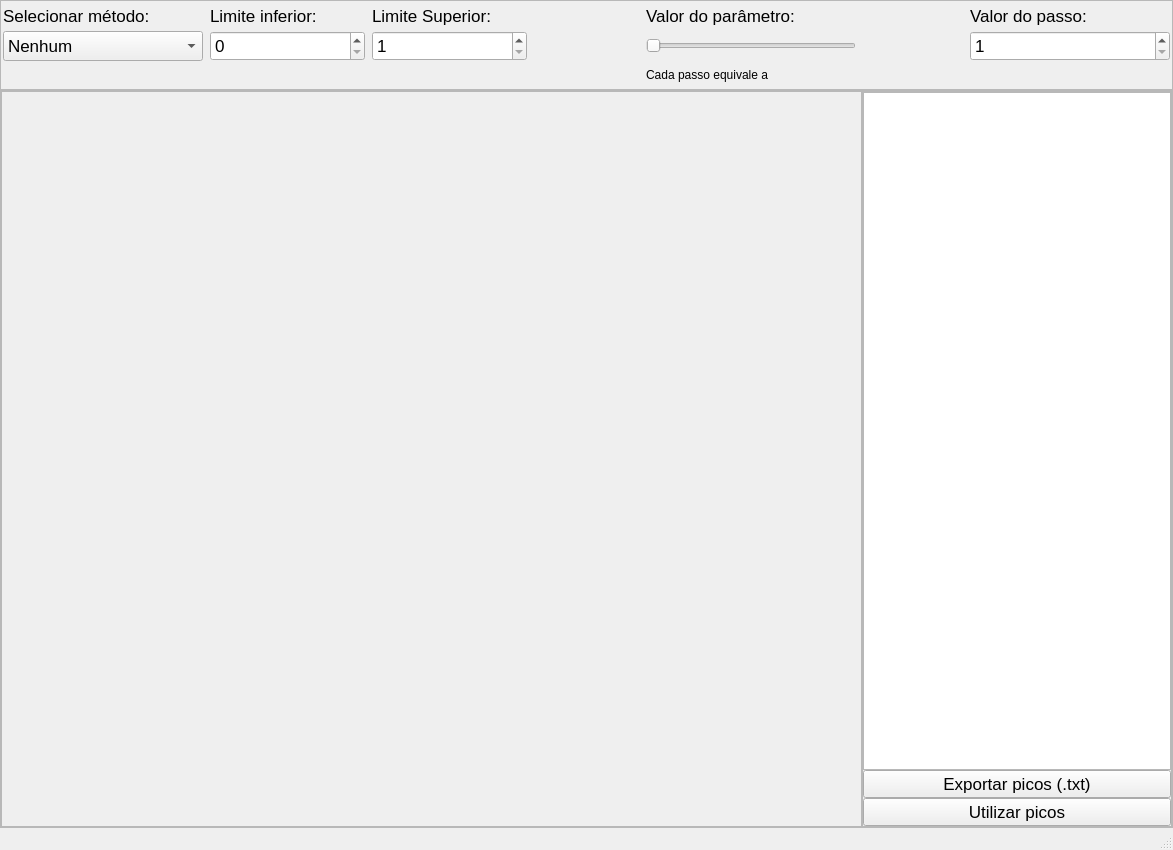
<?xml version="1.0" encoding="UTF-8"?>
<ui version="4.0">
 <class>MainWindow_detectorPicosSemRuido</class>
 <widget class="QMainWindow" name="MainWindow_detectorPicosSemRuido">
  <property name="geometry">
   <rect>
    <x>0</x>
    <y>0</y>
    <width>1173</width>
    <height>850</height>
   </rect>
  </property>
  <property name="minimumSize">
   <size>
    <width>1016</width>
    <height>850</height>
   </size>
  </property>
  <property name="windowTitle">
   <string>Detector de picos em padrão sem ruído</string>
  </property>
  <widget class="QWidget" name="centralwidget">
   <layout class="QGridLayout" name="gridLayout_2">
    <property name="leftMargin">
     <number>0</number>
    </property>
    <property name="topMargin">
     <number>0</number>
    </property>
    <property name="rightMargin">
     <number>0</number>
    </property>
    <property name="bottomMargin">
     <number>0</number>
    </property>
    <property name="spacing">
     <number>0</number>
    </property>
    <item row="0" column="0">
     <layout class="QGridLayout" name="gridLayout_centralSR">
      <property name="spacing">
       <number>0</number>
      </property>
      <item row="1" column="0">
       <widget class="QFrame" name="frame_containerGraficoTabelaSR">
        <property name="frameShape">
         <enum>QFrame::StyledPanel</enum>
        </property>
        <property name="frameShadow">
         <enum>QFrame::Raised</enum>
        </property>
        <layout class="QGridLayout" name="gridLayout_4">
         <property name="leftMargin">
          <number>0</number>
         </property>
         <property name="topMargin">
          <number>0</number>
         </property>
         <property name="rightMargin">
          <number>0</number>
         </property>
         <property name="bottomMargin">
          <number>0</number>
         </property>
         <property name="spacing">
          <number>0</number>
         </property>
         <item row="0" column="0">
          <layout class="QGridLayout" name="gridLayout_graficoTabelaSR">
           <property name="horizontalSpacing">
            <number>0</number>
           </property>
           <item row="0" column="1">
            <widget class="QFrame" name="frame_containerTabelaSR">
             <property name="minimumSize">
              <size>
               <width>310</width>
               <height>0</height>
              </size>
             </property>
             <property name="maximumSize">
              <size>
               <width>310</width>
               <height>16777215</height>
              </size>
             </property>
             <property name="frameShape">
              <enum>QFrame::StyledPanel</enum>
             </property>
             <property name="frameShadow">
              <enum>QFrame::Raised</enum>
             </property>
             <layout class="QVBoxLayout" name="verticalLayout_2">
              <property name="spacing">
               <number>0</number>
              </property>
              <property name="leftMargin">
               <number>0</number>
              </property>
              <property name="topMargin">
               <number>0</number>
              </property>
              <property name="rightMargin">
               <number>0</number>
              </property>
              <property name="bottomMargin">
               <number>0</number>
              </property>
              <item>
               <layout class="QVBoxLayout" name="verticalLayout_TabelaSR">
                <property name="spacing">
                 <number>0</number>
                </property>
                <item>
                 <widget class="QTableView" name="tableViewAnguloIntensidade">
                  <property name="toolTip">
                   <string>Clique com o botão direito em algum ângulo para deletá-lo</string>
                  </property>
                 </widget>
                </item>
                <item>
                 <widget class="QPushButton" name="pushButtonExportarPicos">
                  <property name="font">
                   <font>
                    <pointsize>13</pointsize>
                   </font>
                  </property>
                  <property name="text">
                   <string>Exportar picos (.txt)</string>
                  </property>
                 </widget>
                </item>
                <item>
                 <widget class="QPushButton" name="pushButtonUtilizarPicos">
                  <property name="font">
                   <font>
                    <pointsize>13</pointsize>
                   </font>
                  </property>
                  <property name="text">
                   <string>Utilizar picos</string>
                  </property>
                 </widget>
                </item>
               </layout>
              </item>
             </layout>
            </widget>
           </item>
           <item row="0" column="0">
            <widget class="QFrame" name="frame_containerGraficoSR">
             <property name="toolTip">
              <string>Clique com o botão direito no gráfico em algum ângulo que deseja adicionar como pico</string>
             </property>
             <property name="frameShape">
              <enum>QFrame::StyledPanel</enum>
             </property>
             <property name="frameShadow">
              <enum>QFrame::Raised</enum>
             </property>
             <layout class="QGridLayout" name="gridLayout_6">
              <property name="leftMargin">
               <number>0</number>
              </property>
              <property name="topMargin">
               <number>0</number>
              </property>
              <property name="rightMargin">
               <number>0</number>
              </property>
              <property name="bottomMargin">
               <number>0</number>
              </property>
              <property name="spacing">
               <number>0</number>
              </property>
              <item row="0" column="0">
               <layout class="QGridLayout" name="gridLayout_GraficoSR">
                <property name="spacing">
                 <number>0</number>
                </property>
               </layout>
              </item>
             </layout>
            </widget>
           </item>
          </layout>
         </item>
        </layout>
       </widget>
      </item>
      <item row="0" column="0">
       <widget class="QFrame" name="frame_containerParametrosSR">
        <property name="minimumSize">
         <size>
          <width>0</width>
          <height>90</height>
         </size>
        </property>
        <property name="maximumSize">
         <size>
          <width>16777215</width>
          <height>90</height>
         </size>
        </property>
        <property name="frameShape">
         <enum>QFrame::StyledPanel</enum>
        </property>
        <property name="frameShadow">
         <enum>QFrame::Raised</enum>
        </property>
        <layout class="QHBoxLayout" name="horizontalLayout_2">
         <property name="spacing">
          <number>0</number>
         </property>
         <property name="leftMargin">
          <number>0</number>
         </property>
         <property name="topMargin">
          <number>0</number>
         </property>
         <property name="rightMargin">
          <number>0</number>
         </property>
         <property name="bottomMargin">
          <number>0</number>
         </property>
         <item>
          <layout class="QGridLayout" name="gridLayout">
           <property name="horizontalSpacing">
            <number>7</number>
           </property>
           <property name="verticalSpacing">
            <number>0</number>
           </property>
           <item row="0" column="6">
            <widget class="QLabel" name="label_ValorDoParametro">
             <property name="minimumSize">
              <size>
               <width>0</width>
               <height>30</height>
              </size>
             </property>
             <property name="maximumSize">
              <size>
               <width>16777215</width>
               <height>30</height>
              </size>
             </property>
             <property name="font">
              <font>
               <pointsize>13</pointsize>
              </font>
             </property>
             <property name="toolTip">
              <string>Slider para variar o valor do parâmetro do método de detecção utilizado</string>
             </property>
             <property name="text">
              <string>Valor do parâmetro:</string>
             </property>
            </widget>
           </item>
           <item row="3" column="6">
            <widget class="QLabel" name="label_valorPasso">
             <property name="minimumSize">
              <size>
               <width>0</width>
               <height>30</height>
              </size>
             </property>
             <property name="maximumSize">
              <size>
               <width>16777215</width>
               <height>30</height>
              </size>
             </property>
             <property name="text">
              <string>Cada passo equivale a</string>
             </property>
            </widget>
           </item>
           <item row="2" column="6">
            <widget class="QSlider" name="horizontalSliderParametroDeteccao">
             <property name="minimumSize">
              <size>
               <width>210</width>
               <height>30</height>
              </size>
             </property>
             <property name="maximumSize">
              <size>
               <width>210</width>
               <height>30</height>
              </size>
             </property>
             <property name="toolTip">
              <string/>
             </property>
             <property name="orientation">
              <enum>Qt::Horizontal</enum>
             </property>
            </widget>
           </item>
           <item row="2" column="2">
            <widget class="QComboBox" name="comboBoxMetodos">
             <property name="minimumSize">
              <size>
               <width>200</width>
               <height>30</height>
              </size>
             </property>
             <property name="maximumSize">
              <size>
               <width>200</width>
               <height>30</height>
              </size>
             </property>
             <property name="font">
              <font>
               <pointsize>13</pointsize>
              </font>
             </property>
             <property name="toolTip">
              <string/>
             </property>
             <item>
              <property name="text">
               <string>Nenhum</string>
              </property>
             </item>
             <item>
              <property name="text">
               <string>Peak-detect</string>
              </property>
             </item>
             <item>
              <property name="text">
               <string>Topology</string>
              </property>
             </item>
            </widget>
           </item>
           <item row="2" column="7">
            <widget class="QLabel" name="labelLimiteSuperior">
             <property name="minimumSize">
              <size>
               <width>100</width>
               <height>30</height>
              </size>
             </property>
             <property name="maximumSize">
              <size>
               <width>100</width>
               <height>30</height>
              </size>
             </property>
             <property name="text">
              <string/>
             </property>
             <property name="alignment">
              <set>Qt::AlignCenter</set>
             </property>
            </widget>
           </item>
           <item row="0" column="3">
            <widget class="QLabel" name="label_LimiteInferior">
             <property name="minimumSize">
              <size>
               <width>155</width>
               <height>30</height>
              </size>
             </property>
             <property name="maximumSize">
              <size>
               <width>155</width>
               <height>30</height>
              </size>
             </property>
             <property name="font">
              <font>
               <pointsize>13</pointsize>
              </font>
             </property>
             <property name="toolTip">
              <string>O menor valor que o parâmetro do método de detecção utilizado pode atingir</string>
             </property>
             <property name="text">
              <string>Limite inferior:</string>
             </property>
            </widget>
           </item>
           <item row="0" column="2">
            <widget class="QLabel" name="labelSelecionarMetodo">
             <property name="minimumSize">
              <size>
               <width>200</width>
               <height>30</height>
              </size>
             </property>
             <property name="maximumSize">
              <size>
               <width>200</width>
               <height>30</height>
              </size>
             </property>
             <property name="font">
              <font>
               <pointsize>13</pointsize>
              </font>
             </property>
             <property name="toolTip">
              <string>A explicação do funcionamento dos métodos está na documentação do programa</string>
             </property>
             <property name="text">
              <string>Selecionar método:</string>
             </property>
            </widget>
           </item>
           <item row="0" column="8">
            <widget class="QLabel" name="label_ValorDoPasso">
             <property name="minimumSize">
              <size>
               <width>200</width>
               <height>30</height>
              </size>
             </property>
             <property name="maximumSize">
              <size>
               <width>30</width>
               <height>16777215</height>
              </size>
             </property>
             <property name="font">
              <font>
               <pointsize>13</pointsize>
              </font>
             </property>
             <property name="toolTip">
              <string>De quanto em quanto o slider horizontal irá variar</string>
             </property>
             <property name="text">
              <string>Valor do passo:</string>
             </property>
            </widget>
           </item>
           <item row="2" column="5">
            <widget class="QLabel" name="labelLimiteInferior">
             <property name="minimumSize">
              <size>
               <width>100</width>
               <height>30</height>
              </size>
             </property>
             <property name="maximumSize">
              <size>
               <width>100</width>
               <height>30</height>
              </size>
             </property>
             <property name="text">
              <string/>
             </property>
             <property name="alignment">
              <set>Qt::AlignCenter</set>
             </property>
            </widget>
           </item>
           <item row="0" column="4">
            <widget class="QLabel" name="label_LimiteSuperior">
             <property name="minimumSize">
              <size>
               <width>160</width>
               <height>30</height>
              </size>
             </property>
             <property name="maximumSize">
              <size>
               <width>160</width>
               <height>30</height>
              </size>
             </property>
             <property name="font">
              <font>
               <pointsize>13</pointsize>
              </font>
             </property>
             <property name="toolTip">
              <string>O maior valor que o parâmetro do método de detecção utilizado pode atingir</string>
             </property>
             <property name="text">
              <string>Limite Superior:</string>
             </property>
            </widget>
           </item>
           <item row="2" column="3">
            <widget class="QSpinBox" name="spinBoxLimiteInferior">
             <property name="minimumSize">
              <size>
               <width>155</width>
               <height>30</height>
              </size>
             </property>
             <property name="maximumSize">
              <size>
               <width>155</width>
               <height>30</height>
              </size>
             </property>
             <property name="font">
              <font>
               <pointsize>13</pointsize>
              </font>
             </property>
             <property name="maximum">
              <number>1000000000</number>
             </property>
            </widget>
           </item>
           <item row="2" column="4">
            <widget class="QSpinBox" name="spinBox_LimiteSuperior">
             <property name="minimumSize">
              <size>
               <width>155</width>
               <height>30</height>
              </size>
             </property>
             <property name="maximumSize">
              <size>
               <width>155</width>
               <height>30</height>
              </size>
             </property>
             <property name="font">
              <font>
               <pointsize>13</pointsize>
              </font>
             </property>
             <property name="minimum">
              <number>1</number>
             </property>
             <property name="maximum">
              <number>1000000000</number>
             </property>
            </widget>
           </item>
           <item row="2" column="8">
            <widget class="QSpinBox" name="doubleSpinBoxValorPassoSlider">
             <property name="minimumSize">
              <size>
               <width>0</width>
               <height>30</height>
              </size>
             </property>
             <property name="maximumSize">
              <size>
               <width>16777215</width>
               <height>30</height>
              </size>
             </property>
             <property name="font">
              <font>
               <pointsize>13</pointsize>
              </font>
             </property>
             <property name="minimum">
              <number>1</number>
             </property>
             <property name="maximum">
              <number>1000000000</number>
             </property>
            </widget>
           </item>
          </layout>
         </item>
        </layout>
       </widget>
      </item>
     </layout>
    </item>
   </layout>
  </widget>
  <widget class="QMenuBar" name="menubar">
   <property name="geometry">
    <rect>
     <x>0</x>
     <y>0</y>
     <width>1173</width>
     <height>26</height>
    </rect>
   </property>
  </widget>
  <widget class="QStatusBar" name="statusbar"/>
 </widget>
 <resources/>
 <connections/>
</ui>
